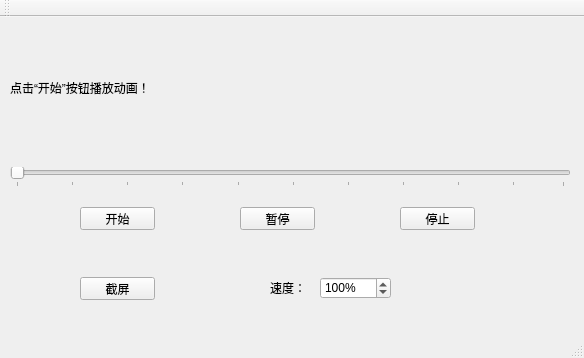
<?xml version="1.0" encoding="UTF-8"?>
<ui version="4.0">
 <class>MainWindow</class>
 <widget class="QMainWindow" name="MainWindow">
  <property name="geometry">
   <rect>
    <x>0</x>
    <y>0</y>
    <width>584</width>
    <height>358</height>
   </rect>
  </property>
  <property name="windowTitle">
   <string>MainWindow</string>
  </property>
  <widget class="QWidget" name="centralWidget">
   <widget class="QLabel" name="label">
    <property name="geometry">
     <rect>
      <x>10</x>
      <y>10</y>
      <width>561</width>
      <height>121</height>
     </rect>
    </property>
    <property name="text">
     <string>点击“开始”按钮播放动画！</string>
    </property>
   </widget>
   <widget class="QSlider" name="horizontalSlider">
    <property name="geometry">
     <rect>
      <x>10</x>
      <y>150</y>
      <width>561</width>
      <height>20</height>
     </rect>
    </property>
    <property name="orientation">
     <enum>Qt::Horizontal</enum>
    </property>
    <property name="tickPosition">
     <enum>QSlider::TicksBelow</enum>
    </property>
    <property name="tickInterval">
     <number>10</number>
    </property>
   </widget>
   <widget class="QPushButton" name="pushButton">
    <property name="geometry">
     <rect>
      <x>80</x>
      <y>190</y>
      <width>75</width>
      <height>23</height>
     </rect>
    </property>
    <property name="text">
     <string>开始</string>
    </property>
   </widget>
   <widget class="QPushButton" name="pushButton_2">
    <property name="geometry">
     <rect>
      <x>240</x>
      <y>190</y>
      <width>75</width>
      <height>23</height>
     </rect>
    </property>
    <property name="text">
     <string>暂停</string>
    </property>
    <property name="checkable">
     <bool>true</bool>
    </property>
   </widget>
   <widget class="QPushButton" name="pushButton_3">
    <property name="geometry">
     <rect>
      <x>400</x>
      <y>190</y>
      <width>75</width>
      <height>23</height>
     </rect>
    </property>
    <property name="text">
     <string>停止</string>
    </property>
   </widget>
   <widget class="QPushButton" name="pushButton_4">
    <property name="geometry">
     <rect>
      <x>80</x>
      <y>260</y>
      <width>75</width>
      <height>23</height>
     </rect>
    </property>
    <property name="text">
     <string>截屏</string>
    </property>
   </widget>
   <widget class="QLabel" name="label_2">
    <property name="geometry">
     <rect>
      <x>270</x>
      <y>260</y>
      <width>61</width>
      <height>21</height>
     </rect>
    </property>
    <property name="text">
     <string>速度：</string>
    </property>
   </widget>
   <widget class="QSpinBox" name="spinBox">
    <property name="geometry">
     <rect>
      <x>320</x>
      <y>260</y>
      <width>71</width>
      <height>22</height>
     </rect>
    </property>
    <property name="suffix">
     <string>%</string>
    </property>
    <property name="maximum">
     <number>999</number>
    </property>
    <property name="value">
     <number>100</number>
    </property>
   </widget>
  </widget>
  <widget class="QMenuBar" name="menuBar">
   <property name="geometry">
    <rect>
     <x>0</x>
     <y>0</y>
     <width>584</width>
     <height>25</height>
    </rect>
   </property>
  </widget>
  <widget class="QToolBar" name="mainToolBar">
   <attribute name="toolBarArea">
    <enum>TopToolBarArea</enum>
   </attribute>
   <attribute name="toolBarBreak">
    <bool>false</bool>
   </attribute>
  </widget>
  <widget class="QStatusBar" name="statusBar"/>
 </widget>
 <layoutdefault spacing="6" margin="11"/>
 <resources/>
 <connections/>
</ui>
